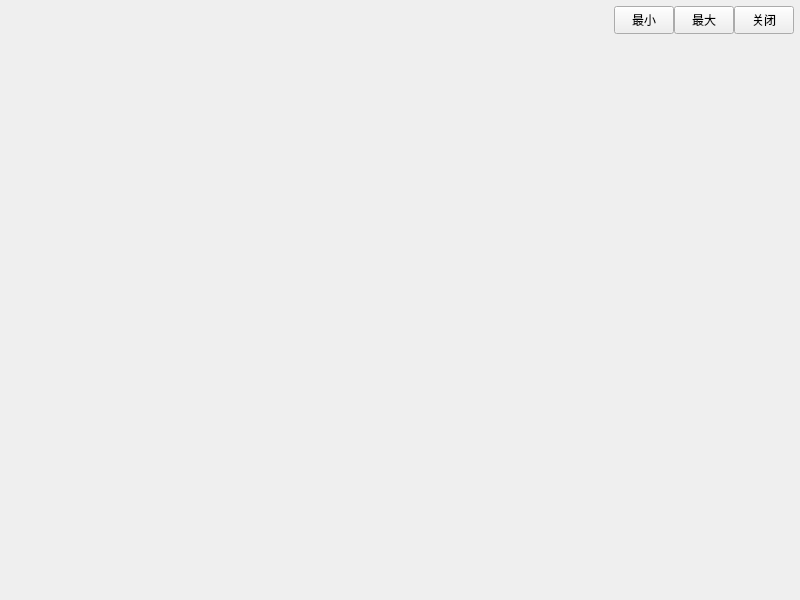
<?xml version="1.0" encoding="UTF-8"?>
<ui version="4.0">
 <class>MainWindow</class>
 <widget class="QMainWindow" name="MainWindow">
  <property name="geometry">
   <rect>
    <x>0</x>
    <y>0</y>
    <width>800</width>
    <height>600</height>
   </rect>
  </property>
  <property name="windowTitle">
   <string>MainWindow</string>
  </property>
  <widget class="QWidget" name="centralwidget">
   <layout class="QVBoxLayout" name="verticalLayout">
    <property name="spacing">
     <number>0</number>
    </property>
    <property name="leftMargin">
     <number>0</number>
    </property>
    <property name="topMargin">
     <number>0</number>
    </property>
    <property name="rightMargin">
     <number>0</number>
    </property>
    <property name="bottomMargin">
     <number>0</number>
    </property>
    <item>
     <widget class="QWidget" name="titleBar" native="true">
      <property name="sizePolicy">
       <sizepolicy hsizetype="Preferred" vsizetype="Fixed">
        <horstretch>0</horstretch>
        <verstretch>0</verstretch>
       </sizepolicy>
      </property>
      <property name="minimumSize">
       <size>
        <width>0</width>
        <height>40</height>
       </size>
      </property>
      <layout class="QHBoxLayout" name="horizontalLayout_2">
       <property name="spacing">
        <number>0</number>
       </property>
       <property name="topMargin">
        <number>0</number>
       </property>
       <property name="rightMargin">
        <number>6</number>
       </property>
       <property name="bottomMargin">
        <number>0</number>
       </property>
       <item>
        <widget class="QLabel" name="labTitle">
         <property name="sizePolicy">
          <sizepolicy hsizetype="Expanding" vsizetype="Expanding">
           <horstretch>0</horstretch>
           <verstretch>0</verstretch>
          </sizepolicy>
         </property>
        </widget>
       </item>
       <item>
        <widget class="QWidget" name="widgetMenu" native="true">
         <property name="sizePolicy">
          <sizepolicy hsizetype="Preferred" vsizetype="Fixed">
           <horstretch>0</horstretch>
           <verstretch>0</verstretch>
          </sizepolicy>
         </property>
         <property name="maximumSize">
          <size>
           <width>16777215</width>
           <height>28</height>
          </size>
         </property>
         <layout class="QHBoxLayout" name="horizontalLayout">
          <property name="spacing">
           <number>0</number>
          </property>
          <property name="leftMargin">
           <number>0</number>
          </property>
          <property name="topMargin">
           <number>0</number>
          </property>
          <property name="rightMargin">
           <number>0</number>
          </property>
          <property name="bottomMargin">
           <number>0</number>
          </property>
          <item>
           <widget class="QPushButton" name="btnMenu_Min">
            <property name="sizePolicy">
             <sizepolicy hsizetype="Minimum" vsizetype="Expanding">
              <horstretch>0</horstretch>
              <verstretch>0</verstretch>
             </sizepolicy>
            </property>
            <property name="minimumSize">
             <size>
              <width>60</width>
              <height>0</height>
             </size>
            </property>
            <property name="maximumSize">
             <size>
              <width>60</width>
              <height>16777215</height>
             </size>
            </property>
            <property name="cursor">
             <cursorShape>ArrowCursor</cursorShape>
            </property>
            <property name="focusPolicy">
             <enum>Qt::NoFocus</enum>
            </property>
            <property name="toolTip">
             <string>最小化</string>
            </property>
            <property name="text">
             <string>最小</string>
            </property>
           </widget>
          </item>
          <item>
           <widget class="QPushButton" name="btnMenu_Max">
            <property name="sizePolicy">
             <sizepolicy hsizetype="Minimum" vsizetype="Expanding">
              <horstretch>0</horstretch>
              <verstretch>0</verstretch>
             </sizepolicy>
            </property>
            <property name="minimumSize">
             <size>
              <width>60</width>
              <height>0</height>
             </size>
            </property>
            <property name="maximumSize">
             <size>
              <width>60</width>
              <height>16777215</height>
             </size>
            </property>
            <property name="focusPolicy">
             <enum>Qt::NoFocus</enum>
            </property>
            <property name="text">
             <string>最大</string>
            </property>
           </widget>
          </item>
          <item>
           <widget class="QPushButton" name="btnMenu_Close">
            <property name="sizePolicy">
             <sizepolicy hsizetype="Minimum" vsizetype="Expanding">
              <horstretch>0</horstretch>
              <verstretch>0</verstretch>
             </sizepolicy>
            </property>
            <property name="minimumSize">
             <size>
              <width>60</width>
              <height>0</height>
             </size>
            </property>
            <property name="maximumSize">
             <size>
              <width>60</width>
              <height>16777215</height>
             </size>
            </property>
            <property name="cursor">
             <cursorShape>ArrowCursor</cursorShape>
            </property>
            <property name="focusPolicy">
             <enum>Qt::NoFocus</enum>
            </property>
            <property name="toolTip">
             <string>关闭</string>
            </property>
            <property name="text">
             <string>关闭</string>
            </property>
           </widget>
          </item>
         </layout>
        </widget>
       </item>
      </layout>
     </widget>
    </item>
    <item>
     <widget class="QWidget" name="widgetMain" native="true">
      <property name="sizePolicy">
       <sizepolicy hsizetype="Preferred" vsizetype="Expanding">
        <horstretch>0</horstretch>
        <verstretch>0</verstretch>
       </sizepolicy>
      </property>
     </widget>
    </item>
   </layout>
  </widget>
 </widget>
 <resources/>
 <connections/>
</ui>
